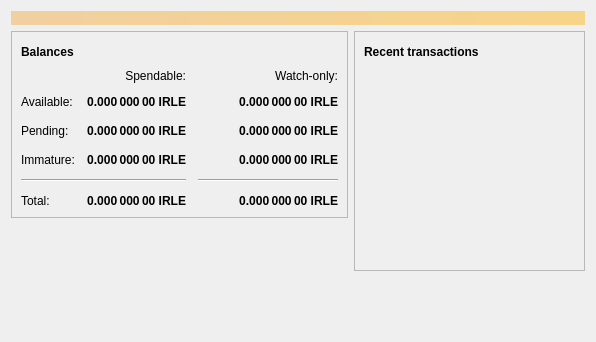
<?xml version="1.0" encoding="UTF-8"?>
<ui version="4.0">
 <class>OverviewPage</class>
 <widget class="QWidget" name="OverviewPage">
  <property name="geometry">
   <rect>
    <x>0</x>
    <y>0</y>
    <width>596</width>
    <height>342</height>
   </rect>
  </property>
  <property name="windowTitle">
   <string>Form</string>
  </property>
  <layout class="QVBoxLayout" name="topLayout">
   <item>
    <widget class="QLabel" name="labelAlerts">
     <property name="visible">
      <bool>false</bool>
     </property>
     <property name="styleSheet">
      <string notr="true">QLabel { background-color: qlineargradient(x1: 0, y1: 0, x2: 1, y2: 0, stop:0 #F0D0A0, stop:1 #F8D488); color:#000000; }</string>
     </property>
     <property name="wordWrap">
      <bool>true</bool>
     </property>
     <property name="margin">
      <number>3</number>
     </property>
     <property name="textInteractionFlags">
      <set>Qt::TextSelectableByMouse</set>
     </property>
    </widget>
   </item>
   <item>
    <layout class="QHBoxLayout" name="horizontalLayout" stretch="1,1">
     <item>
      <layout class="QVBoxLayout" name="verticalLayout_2">
       <item>
        <widget class="QFrame" name="frame">
         <property name="frameShape">
          <enum>QFrame::StyledPanel</enum>
         </property>
         <property name="frameShadow">
          <enum>QFrame::Raised</enum>
         </property>
         <layout class="QVBoxLayout" name="verticalLayout_4">
          <item>
           <layout class="QHBoxLayout" name="horizontalLayout_4">
            <item>
             <widget class="QLabel" name="label_5">
              <property name="font">
               <font>
                <weight>75</weight>
                <bold>true</bold>
               </font>
              </property>
              <property name="text">
               <string>Balances</string>
              </property>
             </widget>
            </item>
            <item>
             <widget class="QPushButton" name="labelWalletStatus">
              <property name="enabled">
               <bool>true</bool>
              </property>
              <property name="maximumSize">
               <size>
                <width>30</width>
                <height>16777215</height>
               </size>
              </property>
              <property name="toolTip">
               <string>The displayed information may be out of date. Your wallet automatically synchronizes with the IrleCoin network after a connection is established, but this process has not completed yet.</string>
              </property>
              <property name="text">
               <string/>
              </property>
              <property name="icon">
               <iconset resource="../bitcoin.qrc">
                <normaloff>:/icons/warning</normaloff>
                <disabledoff>:/icons/warning</disabledoff>:/icons/warning</iconset>
              </property>
              <property name="iconSize">
               <size>
                <width>24</width>
                <height>24</height>
               </size>
              </property>
              <property name="flat">
               <bool>true</bool>
              </property>
             </widget>
            </item>
            <item>
             <spacer name="horizontalSpacer_3">
              <property name="orientation">
               <enum>Qt::Horizontal</enum>
              </property>
              <property name="sizeHint" stdset="0">
               <size>
                <width>40</width>
                <height>20</height>
               </size>
              </property>
             </spacer>
            </item>
           </layout>
          </item>
          <item>
           <layout class="QGridLayout" name="gridLayout">
            <property name="spacing">
             <number>12</number>
            </property>
            <item row="2" column="2">
             <widget class="QLabel" name="labelWatchPending">
              <property name="font">
               <font>
                <weight>75</weight>
                <bold>true</bold>
               </font>
              </property>
              <property name="cursor">
               <cursorShape>IBeamCursor</cursorShape>
              </property>
              <property name="toolTip">
               <string>Unconfirmed transactions to watch-only addresses</string>
              </property>
              <property name="text">
               <string notr="true">0.000 000 00 IRLE</string>
              </property>
              <property name="alignment">
               <set>Qt::AlignRight|Qt::AlignTrailing|Qt::AlignVCenter</set>
              </property>
              <property name="textInteractionFlags">
               <set>Qt::LinksAccessibleByMouse|Qt::TextSelectableByKeyboard|Qt::TextSelectableByMouse</set>
              </property>
             </widget>
            </item>
            <item row="2" column="1">
             <widget class="QLabel" name="labelUnconfirmed">
              <property name="font">
               <font>
                <weight>75</weight>
                <bold>true</bold>
               </font>
              </property>
              <property name="cursor">
               <cursorShape>IBeamCursor</cursorShape>
              </property>
              <property name="toolTip">
               <string>Total of transactions that have yet to be confirmed, and do not yet count toward the spendable balance</string>
              </property>
              <property name="text">
               <string notr="true">0.000 000 00 IRLE</string>
              </property>
              <property name="alignment">
               <set>Qt::AlignRight|Qt::AlignTrailing|Qt::AlignVCenter</set>
              </property>
              <property name="textInteractionFlags">
               <set>Qt::LinksAccessibleByMouse|Qt::TextSelectableByKeyboard|Qt::TextSelectableByMouse</set>
              </property>
             </widget>
            </item>
            <item row="3" column="2">
             <widget class="QLabel" name="labelWatchImmature">
              <property name="font">
               <font>
                <weight>75</weight>
                <bold>true</bold>
               </font>
              </property>
              <property name="cursor">
               <cursorShape>IBeamCursor</cursorShape>
              </property>
              <property name="toolTip">
               <string>Mined balance in watch-only addresses that has not yet matured</string>
              </property>
              <property name="text">
               <string notr="true">0.000 000 00 IRLE</string>
              </property>
              <property name="alignment">
               <set>Qt::AlignRight|Qt::AlignTrailing|Qt::AlignVCenter</set>
              </property>
              <property name="textInteractionFlags">
               <set>Qt::LinksAccessibleByMouse|Qt::TextSelectableByKeyboard|Qt::TextSelectableByMouse</set>
              </property>
             </widget>
            </item>
            <item row="4" column="0" colspan="2">
             <widget class="Line" name="line">
              <property name="orientation">
               <enum>Qt::Horizontal</enum>
              </property>
             </widget>
            </item>
            <item row="4" column="2">
             <widget class="Line" name="lineWatchBalance">
              <property name="sizePolicy">
               <sizepolicy hsizetype="Preferred" vsizetype="Fixed">
                <horstretch>0</horstretch>
                <verstretch>0</verstretch>
               </sizepolicy>
              </property>
              <property name="minimumSize">
               <size>
                <width>140</width>
                <height>0</height>
               </size>
              </property>
              <property name="orientation">
               <enum>Qt::Horizontal</enum>
              </property>
             </widget>
            </item>
            <item row="5" column="0">
             <widget class="QLabel" name="labelTotalText">
              <property name="text">
               <string>Total:</string>
              </property>
             </widget>
            </item>
            <item row="3" column="1">
             <widget class="QLabel" name="labelImmature">
              <property name="font">
               <font>
                <weight>75</weight>
                <bold>true</bold>
               </font>
              </property>
              <property name="cursor">
               <cursorShape>IBeamCursor</cursorShape>
              </property>
              <property name="toolTip">
               <string>Mined balance that has not yet matured</string>
              </property>
              <property name="text">
               <string notr="true">0.000 000 00 IRLE</string>
              </property>
              <property name="alignment">
               <set>Qt::AlignRight|Qt::AlignTrailing|Qt::AlignVCenter</set>
              </property>
              <property name="textInteractionFlags">
               <set>Qt::LinksAccessibleByMouse|Qt::TextSelectableByKeyboard|Qt::TextSelectableByMouse</set>
              </property>
             </widget>
            </item>
            <item row="2" column="3">
             <spacer name="horizontalSpacer_2">
              <property name="orientation">
               <enum>Qt::Horizontal</enum>
              </property>
              <property name="sizeHint" stdset="0">
               <size>
                <width>40</width>
                <height>20</height>
               </size>
              </property>
             </spacer>
            </item>
            <item row="3" column="0">
             <widget class="QLabel" name="labelImmatureText">
              <property name="text">
               <string>Immature:</string>
              </property>
             </widget>
            </item>
            <item row="5" column="1">
             <widget class="QLabel" name="labelTotal">
              <property name="font">
               <font>
                <weight>75</weight>
                <bold>true</bold>
               </font>
              </property>
              <property name="cursor">
               <cursorShape>IBeamCursor</cursorShape>
              </property>
              <property name="toolTip">
               <string>Your current total balance</string>
              </property>
              <property name="text">
               <string notr="true">0.000 000 00 IRLE</string>
              </property>
              <property name="alignment">
               <set>Qt::AlignRight|Qt::AlignTrailing|Qt::AlignVCenter</set>
              </property>
              <property name="textInteractionFlags">
               <set>Qt::LinksAccessibleByMouse|Qt::TextSelectableByKeyboard|Qt::TextSelectableByMouse</set>
              </property>
             </widget>
            </item>
            <item row="5" column="2">
             <widget class="QLabel" name="labelWatchTotal">
              <property name="font">
               <font>
                <weight>75</weight>
                <bold>true</bold>
               </font>
              </property>
              <property name="cursor">
               <cursorShape>IBeamCursor</cursorShape>
              </property>
              <property name="toolTip">
               <string>Current total balance in watch-only addresses</string>
              </property>
              <property name="text">
               <string notr="true">0.000 000 00 IRLE</string>
              </property>
              <property name="alignment">
               <set>Qt::AlignRight|Qt::AlignTrailing|Qt::AlignVCenter</set>
              </property>
              <property name="textInteractionFlags">
               <set>Qt::LinksAccessibleByMouse|Qt::TextSelectableByKeyboard|Qt::TextSelectableByMouse</set>
              </property>
             </widget>
            </item>
            <item row="0" column="2">
             <widget class="QLabel" name="labelWatchonly">
              <property name="text">
               <string>Watch-only:</string>
              </property>
              <property name="alignment">
               <set>Qt::AlignRight|Qt::AlignTrailing|Qt::AlignVCenter</set>
              </property>
             </widget>
            </item>
            <item row="1" column="0">
             <widget class="QLabel" name="labelBalanceText">
              <property name="text">
               <string>Available:</string>
              </property>
             </widget>
            </item>
            <item row="1" column="1">
             <widget class="QLabel" name="labelBalance">
              <property name="font">
               <font>
                <weight>75</weight>
                <bold>true</bold>
               </font>
              </property>
              <property name="cursor">
               <cursorShape>IBeamCursor</cursorShape>
              </property>
              <property name="toolTip">
               <string>Your current spendable balance</string>
              </property>
              <property name="text">
               <string notr="true">0.000 000 00 IRLE</string>
              </property>
              <property name="alignment">
               <set>Qt::AlignRight|Qt::AlignTrailing|Qt::AlignVCenter</set>
              </property>
              <property name="textInteractionFlags">
               <set>Qt::LinksAccessibleByMouse|Qt::TextSelectableByKeyboard|Qt::TextSelectableByMouse</set>
              </property>
             </widget>
            </item>
            <item row="1" column="2">
             <widget class="QLabel" name="labelWatchAvailable">
              <property name="font">
               <font>
                <weight>75</weight>
                <bold>true</bold>
               </font>
              </property>
              <property name="cursor">
               <cursorShape>IBeamCursor</cursorShape>
              </property>
              <property name="toolTip">
               <string>Your current balance in watch-only addresses</string>
              </property>
              <property name="text">
               <string notr="true">0.000 000 00 IRLE</string>
              </property>
              <property name="alignment">
               <set>Qt::AlignRight|Qt::AlignTrailing|Qt::AlignVCenter</set>
              </property>
              <property name="textInteractionFlags">
               <set>Qt::LinksAccessibleByMouse|Qt::TextSelectableByKeyboard|Qt::TextSelectableByMouse</set>
              </property>
             </widget>
            </item>
            <item row="2" column="0">
             <widget class="QLabel" name="labelPendingText">
              <property name="text">
               <string>Pending:</string>
              </property>
             </widget>
            </item>
            <item row="0" column="1">
             <widget class="QLabel" name="labelSpendable">
              <property name="text">
               <string>Spendable:</string>
              </property>
              <property name="alignment">
               <set>Qt::AlignRight|Qt::AlignTrailing|Qt::AlignVCenter</set>
              </property>
             </widget>
            </item>
           </layout>
          </item>
         </layout>
        </widget>
       </item>
       <item>
        <spacer name="verticalSpacer">
         <property name="orientation">
          <enum>Qt::Vertical</enum>
         </property>
         <property name="sizeHint" stdset="0">
          <size>
           <width>20</width>
           <height>40</height>
          </size>
         </property>
        </spacer>
       </item>
      </layout>
     </item>
     <item>
      <layout class="QVBoxLayout" name="verticalLayout_3">
       <item>
        <widget class="QFrame" name="frame_2">
         <property name="frameShape">
          <enum>QFrame::StyledPanel</enum>
         </property>
         <property name="frameShadow">
          <enum>QFrame::Raised</enum>
         </property>
         <layout class="QVBoxLayout" name="verticalLayout">
          <item>
           <layout class="QHBoxLayout" name="horizontalLayout_2">
            <item>
             <widget class="QLabel" name="label_4">
              <property name="font">
               <font>
                <weight>75</weight>
                <bold>true</bold>
               </font>
              </property>
              <property name="text">
               <string>Recent transactions</string>
              </property>
             </widget>
            </item>
            <item>
             <widget class="QPushButton" name="labelTransactionsStatus">
              <property name="enabled">
               <bool>true</bool>
              </property>
              <property name="maximumSize">
               <size>
                <width>30</width>
                <height>16777215</height>
               </size>
              </property>
              <property name="toolTip">
               <string>The displayed information may be out of date. Your wallet automatically synchronizes with the IrleCoin network after a connection is established, but this process has not completed yet.</string>
              </property>
              <property name="text">
               <string/>
              </property>
              <property name="icon">
               <iconset resource="../bitcoin.qrc">
                <normaloff>:/icons/warning</normaloff>
                <disabledoff>:/icons/warning</disabledoff>:/icons/warning</iconset>
              </property>
              <property name="iconSize">
               <size>
                <width>24</width>
                <height>24</height>
               </size>
              </property>
              <property name="flat">
               <bool>true</bool>
              </property>
             </widget>
            </item>
            <item>
             <spacer name="horizontalSpacer">
              <property name="orientation">
               <enum>Qt::Horizontal</enum>
              </property>
              <property name="sizeHint" stdset="0">
               <size>
                <width>40</width>
                <height>20</height>
               </size>
              </property>
             </spacer>
            </item>
           </layout>
          </item>
          <item>
           <widget class="QListView" name="listTransactions">
            <property name="styleSheet">
             <string notr="true">QListView { background: transparent; }</string>
            </property>
            <property name="frameShape">
             <enum>QFrame::NoFrame</enum>
            </property>
            <property name="verticalScrollBarPolicy">
             <enum>Qt::ScrollBarAlwaysOff</enum>
            </property>
            <property name="horizontalScrollBarPolicy">
             <enum>Qt::ScrollBarAlwaysOff</enum>
            </property>
            <property name="selectionMode">
             <enum>QAbstractItemView::NoSelection</enum>
            </property>
           </widget>
          </item>
         </layout>
        </widget>
       </item>
       <item>
        <spacer name="verticalSpacer_2">
         <property name="orientation">
          <enum>Qt::Vertical</enum>
         </property>
         <property name="sizeHint" stdset="0">
          <size>
           <width>20</width>
           <height>40</height>
          </size>
         </property>
        </spacer>
       </item>
      </layout>
     </item>
    </layout>
   </item>
  </layout>
 </widget>
 <resources/>
 <connections/>
</ui>
